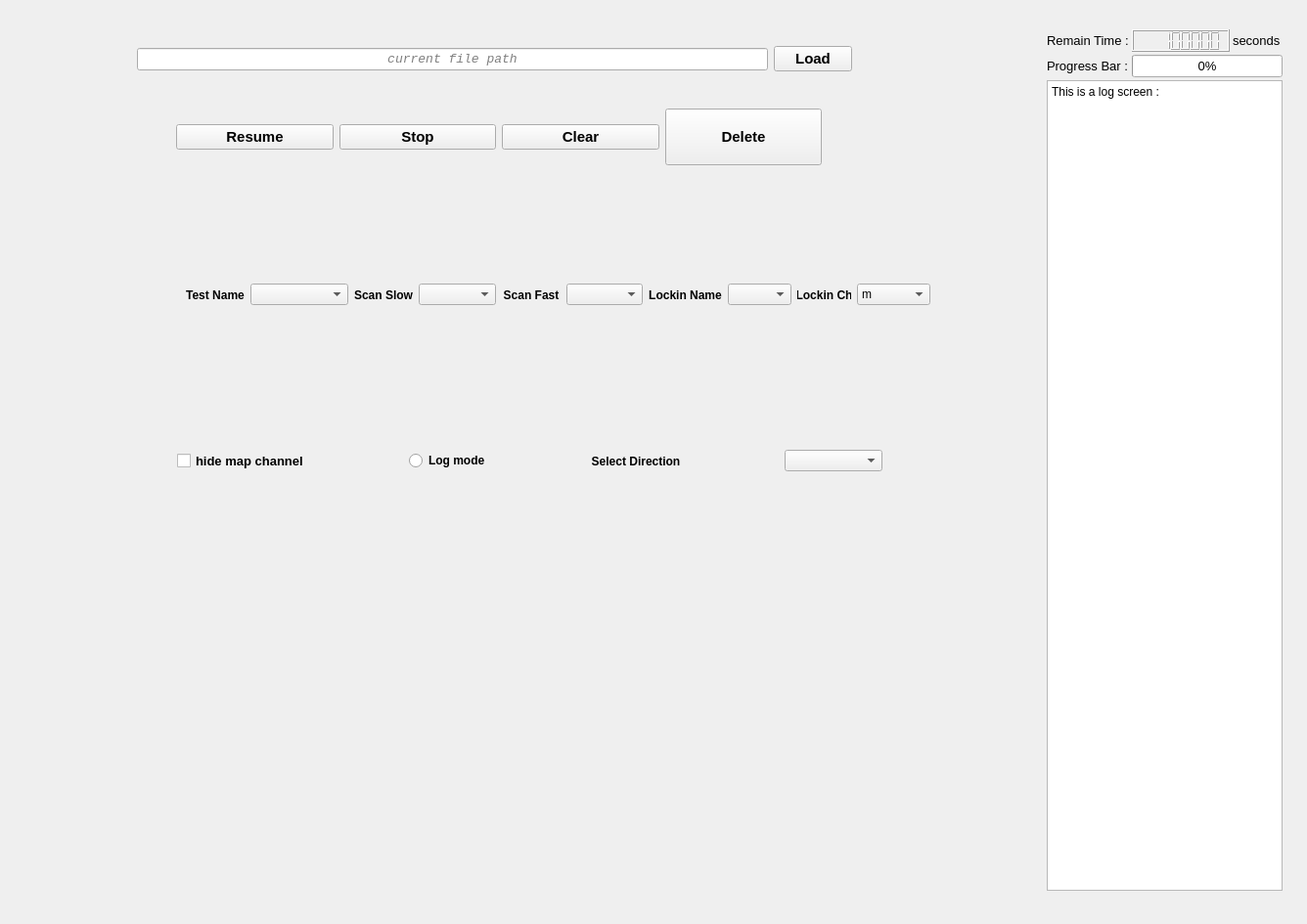
<?xml version="1.0" encoding="UTF-8"?>
<ui version="4.0">
 <class>MainWindow</class>
 <widget class="QMainWindow" name="MainWindow">
  <property name="geometry">
   <rect>
    <x>0</x>
    <y>0</y>
    <width>1336</width>
    <height>945</height>
   </rect>
  </property>
  <property name="windowTitle">
   <string>MainWindow</string>
  </property>
  <widget class="QWidget" name="centralwidget">
   <widget class="QWidget" name="layoutWidget_2">
    <property name="geometry">
     <rect>
      <x>1070</x>
      <y>30</y>
      <width>241</width>
      <height>881</height>
     </rect>
    </property>
    <layout class="QVBoxLayout" name="verticalLayout">
     <property name="spacing">
      <number>3</number>
     </property>
     <item>
      <layout class="QGridLayout" name="gridLayout">
       <item row="1" column="0">
        <widget class="QLabel" name="label">
         <property name="maximumSize">
          <size>
           <width>140</width>
           <height>16777215</height>
          </size>
         </property>
         <property name="font">
          <font>
           <family>Yu Gothic UI</family>
           <pointsize>10</pointsize>
          </font>
         </property>
         <property name="text">
          <string>Progress Bar :</string>
         </property>
        </widget>
       </item>
       <item row="1" column="1" colspan="2">
        <widget class="QProgressBar" name="progressBar">
         <property name="minimumSize">
          <size>
           <width>120</width>
           <height>0</height>
          </size>
         </property>
         <property name="maximumSize">
          <size>
           <width>250</width>
           <height>30</height>
          </size>
         </property>
         <property name="font">
          <font>
           <family>Yu Gothic UI</family>
           <pointsize>10</pointsize>
          </font>
         </property>
         <property name="value">
          <number>0</number>
         </property>
        </widget>
       </item>
       <item row="0" column="0">
        <widget class="QLabel" name="label_2">
         <property name="maximumSize">
          <size>
           <width>140</width>
           <height>16777215</height>
          </size>
         </property>
         <property name="font">
          <font>
           <family>Yu Gothic UI</family>
           <pointsize>10</pointsize>
          </font>
         </property>
         <property name="text">
          <string>Remain Time :</string>
         </property>
        </widget>
       </item>
       <item row="0" column="2">
        <widget class="QLabel" name="label_3">
         <property name="font">
          <font>
           <family>Yu Gothic UI</family>
           <pointsize>10</pointsize>
          </font>
         </property>
         <property name="text">
          <string>seconds</string>
         </property>
        </widget>
       </item>
       <item row="0" column="1">
        <widget class="QLCDNumber" name="lcdNumber">
         <property name="minimumSize">
          <size>
           <width>100</width>
           <height>0</height>
          </size>
         </property>
         <property name="maximumSize">
          <size>
           <width>150</width>
           <height>30</height>
          </size>
         </property>
         <property name="font">
          <font>
           <weight>50</weight>
           <italic>false</italic>
           <bold>false</bold>
          </font>
         </property>
         <property name="smallDecimalPoint">
          <bool>false</bool>
         </property>
         <property name="digitCount">
          <number>8</number>
         </property>
         <property name="segmentStyle">
          <enum>QLCDNumber::Filled</enum>
         </property>
         <property name="value" stdset="0">
          <double>999999.000000000000000</double>
         </property>
         <property name="intValue" stdset="0">
          <number>999999</number>
         </property>
        </widget>
       </item>
      </layout>
     </item>
     <item>
      <widget class="QPlainTextEdit" name="logScreen">
       <property name="minimumSize">
        <size>
         <width>0</width>
         <height>0</height>
        </size>
       </property>
       <property name="maximumSize">
        <size>
         <width>16777215</width>
         <height>16777215</height>
        </size>
       </property>
       <property name="readOnly">
        <bool>true</bool>
       </property>
       <property name="plainText">
        <string>This is a log screen :</string>
       </property>
      </widget>
     </item>
    </layout>
   </widget>
   <widget class="QWidget" name="layoutWidget">
    <property name="geometry">
     <rect>
      <x>140</x>
      <y>40</y>
      <width>731</width>
      <height>41</height>
     </rect>
    </property>
    <layout class="QHBoxLayout" name="horizontalLayout">
     <item>
      <widget class="QLineEdit" name="pathEdit">
       <property name="font">
        <font>
         <family>Consolas</family>
         <pointsize>10</pointsize>
         <italic>true</italic>
         <underline>false</underline>
         <strikeout>false</strikeout>
         <kerning>true</kerning>
        </font>
       </property>
       <property name="alignment">
        <set>Qt::AlignCenter</set>
       </property>
       <property name="readOnly">
        <bool>true</bool>
       </property>
       <property name="placeholderText">
        <string>current file path</string>
       </property>
      </widget>
     </item>
     <item>
      <widget class="QPushButton" name="loadButton">
       <property name="font">
        <font>
         <family>Yu Gothic UI</family>
         <pointsize>11</pointsize>
         <weight>75</weight>
         <bold>true</bold>
        </font>
       </property>
       <property name="cursor">
        <cursorShape>PointingHandCursor</cursorShape>
       </property>
       <property name="text">
        <string>Load</string>
       </property>
       <property name="icon">
        <iconset>
         <normaloff>my_icons/folder.png</normaloff>my_icons/folder.png</iconset>
       </property>
       <property name="iconSize">
        <size>
         <width>25</width>
         <height>25</height>
        </size>
       </property>
      </widget>
     </item>
    </layout>
   </widget>
   <widget class="QWidget" name="layoutWidget_3">
    <property name="geometry">
     <rect>
      <x>180</x>
      <y>110</y>
      <width>660</width>
      <height>60</height>
     </rect>
    </property>
    <layout class="QHBoxLayout" name="horizontalLayout_2">
     <item>
      <widget class="QPushButton" name="runButton">
       <property name="minimumSize">
        <size>
         <width>160</width>
         <height>0</height>
        </size>
       </property>
       <property name="font">
        <font>
         <family>Yu Gothic UI</family>
         <pointsize>11</pointsize>
         <weight>75</weight>
         <bold>true</bold>
        </font>
       </property>
       <property name="text">
        <string>Resume</string>
       </property>
       <property name="icon">
        <iconset>
         <normaloff>my_icons/icons8-pause-squared-96.png</normaloff>my_icons/icons8-pause-squared-96.png</iconset>
       </property>
       <property name="iconSize">
        <size>
         <width>50</width>
         <height>50</height>
        </size>
       </property>
      </widget>
     </item>
     <item>
      <widget class="QPushButton" name="stopButton">
       <property name="minimumSize">
        <size>
         <width>160</width>
         <height>0</height>
        </size>
       </property>
       <property name="font">
        <font>
         <family>Yu Gothic UI</family>
         <pointsize>11</pointsize>
         <weight>75</weight>
         <bold>true</bold>
        </font>
       </property>
       <property name="text">
        <string>Stop</string>
       </property>
       <property name="icon">
        <iconset>
         <normaloff>my_icons/icons8-play-button-circled-96.png</normaloff>my_icons/icons8-play-button-circled-96.png</iconset>
       </property>
       <property name="iconSize">
        <size>
         <width>50</width>
         <height>50</height>
        </size>
       </property>
      </widget>
     </item>
     <item>
      <widget class="QPushButton" name="clearButton">
       <property name="minimumSize">
        <size>
         <width>160</width>
         <height>0</height>
        </size>
       </property>
       <property name="font">
        <font>
         <family>Yu Gothic UI</family>
         <pointsize>11</pointsize>
         <weight>75</weight>
         <bold>true</bold>
        </font>
       </property>
       <property name="text">
        <string>Clear</string>
       </property>
       <property name="icon">
        <iconset>
         <normaloff>my_icons/icons8-erase-128xxx.png</normaloff>my_icons/icons8-erase-128xxx.png</iconset>
       </property>
       <property name="iconSize">
        <size>
         <width>50</width>
         <height>50</height>
        </size>
       </property>
      </widget>
     </item>
     <item>
      <widget class="QPushButton" name="deleteButton">
       <property name="minimumSize">
        <size>
         <width>160</width>
         <height>58</height>
        </size>
       </property>
       <property name="font">
        <font>
         <family>Yu Gothic UI</family>
         <pointsize>11</pointsize>
         <weight>75</weight>
         <bold>true</bold>
        </font>
       </property>
       <property name="text">
        <string>Delete</string>
       </property>
       <property name="icon">
        <iconset>
         <normaloff>my_icons/delete.png</normaloff>my_icons/delete.png</iconset>
       </property>
       <property name="iconSize">
        <size>
         <width>40</width>
         <height>40</height>
        </size>
       </property>
      </widget>
     </item>
    </layout>
   </widget>
   <widget class="QWidget" name="layoutWidget_4">
    <property name="geometry">
     <rect>
      <x>190</x>
      <y>290</y>
      <width>761</width>
      <height>23</height>
     </rect>
    </property>
    <layout class="QHBoxLayout" name="horizontalLayout_3">
     <item>
      <widget class="QLabel" name="label_4">
       <property name="maximumSize">
        <size>
         <width>60</width>
         <height>16777215</height>
        </size>
       </property>
       <property name="font">
        <font>
         <family>Yu Gothic UI</family>
         <weight>75</weight>
         <italic>false</italic>
         <bold>true</bold>
        </font>
       </property>
       <property name="text">
        <string>Test Name</string>
       </property>
       <property name="alignment">
        <set>Qt::AlignCenter</set>
       </property>
      </widget>
     </item>
     <item>
      <widget class="QComboBox" name="testname_comboBox">
       <property name="minimumSize">
        <size>
         <width>100</width>
         <height>0</height>
        </size>
       </property>
       <property name="maximumSize">
        <size>
         <width>200</width>
         <height>16777215</height>
        </size>
       </property>
       <property name="font">
        <font>
         <family>Yu Gothic UI</family>
        </font>
       </property>
      </widget>
     </item>
     <item>
      <widget class="QLabel" name="label_5">
       <property name="maximumSize">
        <size>
         <width>60</width>
         <height>16777215</height>
        </size>
       </property>
       <property name="font">
        <font>
         <family>Yu Gothic UI</family>
         <weight>75</weight>
         <italic>false</italic>
         <bold>true</bold>
        </font>
       </property>
       <property name="text">
        <string>Scan Slow</string>
       </property>
       <property name="alignment">
        <set>Qt::AlignCenter</set>
       </property>
      </widget>
     </item>
     <item>
      <widget class="QComboBox" name="slowch_comboBox">
       <property name="maximumSize">
        <size>
         <width>100</width>
         <height>16777215</height>
        </size>
       </property>
       <property name="font">
        <font>
         <family>Yu Gothic UI</family>
        </font>
       </property>
      </widget>
     </item>
     <item>
      <widget class="QLabel" name="label_6">
       <property name="maximumSize">
        <size>
         <width>60</width>
         <height>16777215</height>
        </size>
       </property>
       <property name="font">
        <font>
         <family>Yu Gothic UI</family>
         <weight>75</weight>
         <italic>false</italic>
         <bold>true</bold>
        </font>
       </property>
       <property name="text">
        <string>Scan Fast</string>
       </property>
       <property name="alignment">
        <set>Qt::AlignCenter</set>
       </property>
      </widget>
     </item>
     <item>
      <widget class="QComboBox" name="fastch_comboBox">
       <property name="maximumSize">
        <size>
         <width>100</width>
         <height>16777215</height>
        </size>
       </property>
       <property name="font">
        <font>
         <family>Yu Gothic UI</family>
        </font>
       </property>
      </widget>
     </item>
     <item>
      <widget class="QLabel" name="label_11">
       <property name="maximumSize">
        <size>
         <width>75</width>
         <height>16777215</height>
        </size>
       </property>
       <property name="font">
        <font>
         <family>Yu Gothic UI</family>
         <weight>75</weight>
         <bold>true</bold>
        </font>
       </property>
       <property name="text">
        <string>Lockin Name</string>
       </property>
       <property name="alignment">
        <set>Qt::AlignCenter</set>
       </property>
      </widget>
     </item>
     <item>
      <widget class="QComboBox" name="lockin_name_comboBox">
       <property name="maximumSize">
        <size>
         <width>65</width>
         <height>16777215</height>
        </size>
       </property>
       <property name="font">
        <font>
         <family>Yu Gothic UI</family>
        </font>
       </property>
      </widget>
     </item>
     <item>
      <widget class="QLabel" name="label_9">
       <property name="maximumSize">
        <size>
         <width>55</width>
         <height>16777215</height>
        </size>
       </property>
       <property name="font">
        <font>
         <family>Yu Gothic UI</family>
         <weight>75</weight>
         <italic>false</italic>
         <bold>true</bold>
        </font>
       </property>
       <property name="text">
        <string>Lockin Ch</string>
       </property>
       <property name="alignment">
        <set>Qt::AlignCenter</set>
       </property>
      </widget>
     </item>
     <item>
      <widget class="QComboBox" name="lockin_channel_comboBox">
       <property name="maximumSize">
        <size>
         <width>75</width>
         <height>16777215</height>
        </size>
       </property>
       <property name="font">
        <font>
         <family>Yu Gothic UI</family>
         <pointsize>9</pointsize>
         <weight>50</weight>
         <bold>false</bold>
        </font>
       </property>
       <item>
        <property name="text">
         <string>m</string>
        </property>
       </item>
       <item>
        <property name="text">
         <string>t</string>
        </property>
       </item>
       <item>
        <property name="text">
         <string>x</string>
        </property>
       </item>
       <item>
        <property name="text">
         <string>y</string>
        </property>
       </item>
      </widget>
     </item>
    </layout>
   </widget>
   <widget class="QWidget" name="layoutWidget_5">
    <property name="geometry">
     <rect>
      <x>80</x>
      <y>460</y>
      <width>926</width>
      <height>23</height>
     </rect>
    </property>
    <layout class="QHBoxLayout" name="horizontalLayout_5">
     <item>
      <widget class="QCheckBox" name="show_map_ch">
       <property name="maximumSize">
        <size>
         <width>130</width>
         <height>16777215</height>
        </size>
       </property>
       <property name="font">
        <font>
         <family>Yu Gothic UI</family>
         <pointsize>10</pointsize>
         <weight>75</weight>
         <bold>true</bold>
        </font>
       </property>
       <property name="text">
        <string>hide map channel</string>
       </property>
      </widget>
     </item>
     <item>
      <widget class="QRadioButton" name="log_radioButton">
       <property name="maximumSize">
        <size>
         <width>80</width>
         <height>16777215</height>
        </size>
       </property>
       <property name="font">
        <font>
         <family>Yu Gothic UI</family>
         <weight>75</weight>
         <bold>true</bold>
        </font>
       </property>
       <property name="text">
        <string>Log mode</string>
       </property>
      </widget>
     </item>
     <item>
      <widget class="QLabel" name="label_10">
       <property name="maximumSize">
        <size>
         <width>90</width>
         <height>16777215</height>
        </size>
       </property>
       <property name="font">
        <font>
         <family>Yu Gothic UI</family>
         <weight>75</weight>
         <bold>true</bold>
        </font>
       </property>
       <property name="text">
        <string>Select Direction</string>
       </property>
       <property name="alignment">
        <set>Qt::AlignCenter</set>
       </property>
      </widget>
     </item>
     <item>
      <widget class="QComboBox" name="selectdirection_comboBox">
       <property name="maximumSize">
        <size>
         <width>100</width>
         <height>16777215</height>
        </size>
       </property>
       <property name="font">
        <font>
         <family>Yu Gothic UI</family>
        </font>
       </property>
      </widget>
     </item>
    </layout>
   </widget>
  </widget>
 </widget>
 <resources/>
 <connections/>
</ui>
